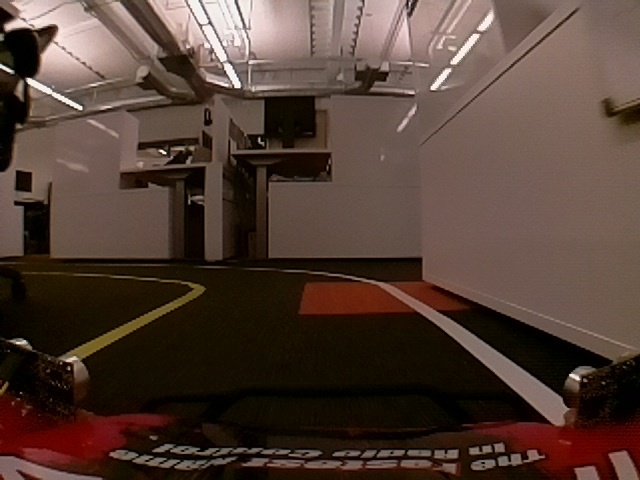
#> input picture sdc/project_4/cnd-all/test_images/2444.jpg, 640 x 480 px
$ jupyter execute project_pipeline_in_office.ipynb   (shell and % lines are left out)   (older library calls are emulated)
#> lines starting #> are read from the running program, lines starting #| are printed output that depends on the picture; after the words box and inside, x2 and y2 are one past the last pixel; in counts of white or black regions, pixels touching at a corner belong together
[cell 1]
import pickle
import cv2
import numpy as np
import matplotlib.pyplot as plt
import matplotlib.image as mpimg
import seaborn as sns
from scipy.misc import imread
from math import log
from moviepy.editor import VideoFileClip
from IPython.display import HTML

[cell 2]
sns.set_context("poster")

[cell 3]
img = imread("test_images/2444.jpg")
#> img is the input picture: shape (480, 640, 3); mean R, G, B 82.2, 62.4, 53.2
# img = image_cache[50]
plt.imshow(img)
#> (this line was passed over: IPython is not available in this run)

[cell 4]
img.shape
#> Out = (480, 640, 3)

[cell 5]
#bring in camera calibration matrix
with open('udacity_project_4_camera_calibration.pkl', 'rb') as f:
#> (reads sdc/project_4/cnd-all/udacity_project_4_camera_calibration.pkl from the repository)
    calibration = pickle.load(f)
mtx = calibration["mtx"]
dist = calibration["dist"]

def undistort(img):
    return cv2.undistort(img, mtx, dist, None, mtx)

[cell 6]
img = undistort(img)

[cell 7]
plt.imshow(img)
#> (this line was passed over: IPython is not available in this run)

[cell 8]
def abs_sobel_thresh(img, orient='x', thresh_min=0, thresh_max=255, sobel_kernel=3):

    # Apply the following steps to img
    # 1) Convert to grayscale
#> called with orient = 'y', thresh_min = 30, thresh_max = 180, sobel_kernel = 3
    gray = cv2.cvtColor(img, cv2.COLOR_RGB2GRAY)
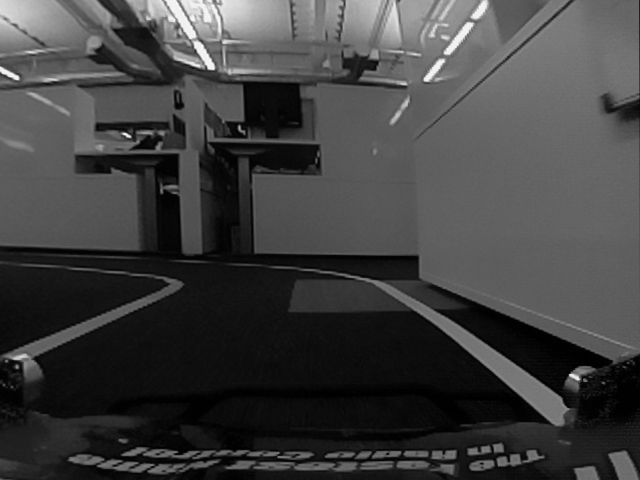
#> gray: shape (480, 640); min 0, max 253, mean 64.5
    # 2) Take the derivative in x or y given orient = 'x' or 'y'
    if orient == 'x':
        abs_sobel = np.absolute(cv2.Sobel(gray, cv2.CV_64F, 1, 0, ksize=sobel_kernel))
    if orient == 'y':
        abs_sobel = np.absolute(cv2.Sobel(gray, cv2.CV_64F, 0, 1, ksize=sobel_kernel))
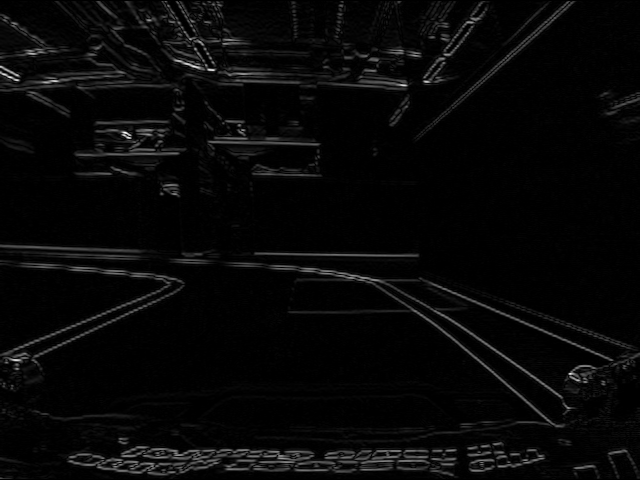
#> abs_sobel: shape (480, 640) float64; min 0, max 778, mean 24.9; drawn with min black and max white

    # 4) Scale to 8-bit (0 - 255) then convert to type = np.uint8
    scaled_sobel = np.uint8(255 * abs_sobel / np.max(abs_sobel))
    # 5) Create a mask of 1's where the scaled gradient magnitude
            # is > thresh_min and < thresh_max
    binary_output = np.zeros_like(scaled_sobel)

    # Here I'm using inclusive (>=, <=) thresholds, but exclusive is ok too
    binary_output[(scaled_sobel >= thresh_min) & (scaled_sobel <= thresh_max)] = 1
    return binary_output

[cell 9]
tmp = abs_sobel_thresh(img, 'y', 30,180)
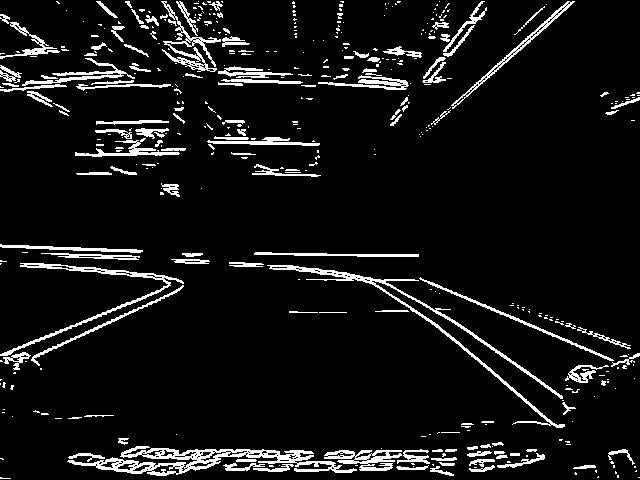
#> tmp: shape (480, 640); values 0 (black) and 1 (white), 7.8% white in thin lines or dots
plt.imshow(tmp, cmap="gray")
#> (this line was passed over: IPython is not available in this run)

[cell 10]
def mag_thresh(img, sobel_kernel=3, mag_thresh=(0, 255)):

    # Apply the following steps to img
    # 1) Convert to grayscale
#> called with sobel_kernel = 15, mag_thresh = (70, 100)
    gray = cv2.cvtColor(img, cv2.COLOR_RGB2GRAY)
    # 2) Take the gradient in x and y separately
    sobel_x = cv2.Sobel(gray, cv2.CV_64F, 1, 0, ksize=sobel_kernel)
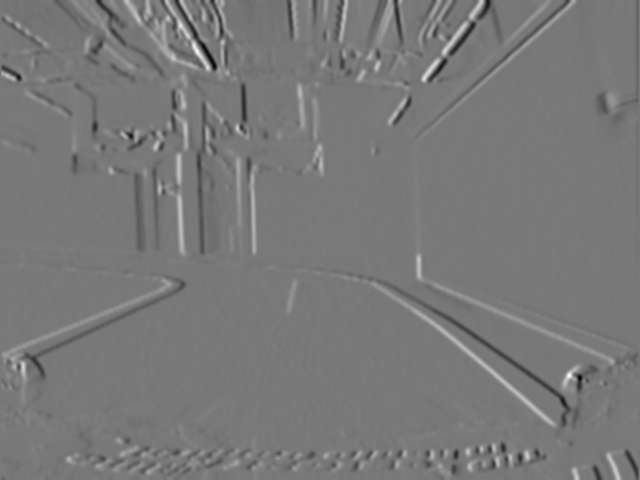
#> sobel_x: shape (480, 640) float64; min -3.92e+09, max 4.35e+09, mean 137900.6; drawn with min black and max white
    sobel_y = cv2.Sobel(gray, cv2.CV_64F, 0, 1, ksize=sobel_kernel)
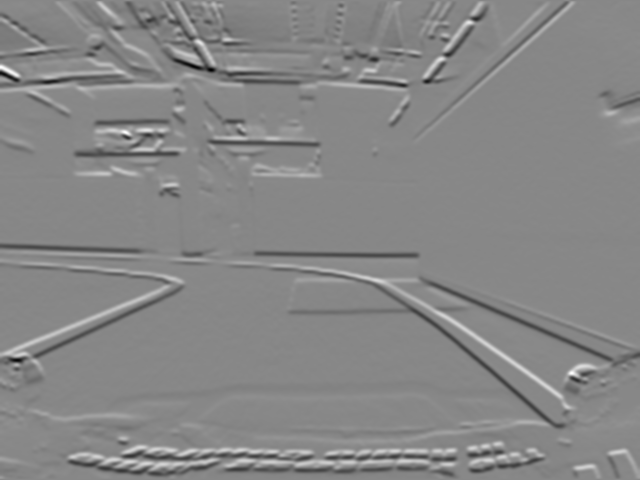
#> sobel_y: shape (480, 640) float64; min -4.84e+09, max 4.25e+09, mean -34587428.2; drawn with min black and max white

    # 3) Calculate the magnitude
    gradmag = np.sqrt(sobel_x ** 2 + sobel_y ** 2)
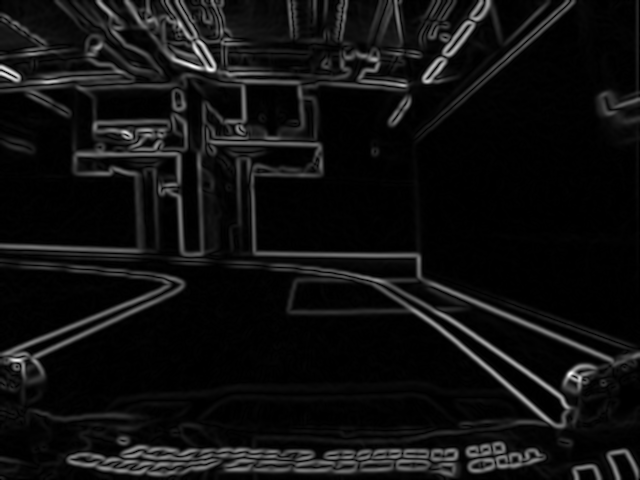
#> gradmag: shape (480, 640) float64; min 0, max 5.02e+09, mean 329946851.4; drawn with min black and max white
    # 4) Scale to 8-bit (0 - 255) and convert to type = np.uint8
    scaled_gradmag = np.uint8(255 * gradmag / np.max(gradmag))
    # 5) Create a binary mask where mag thresholds are met
    binary_output = np.zeros_like(scaled_gradmag)
    # 6) Return this mask as your binary_output image
    binary_output[(scaled_gradmag >= mag_thresh[0]) & (scaled_gradmag <= mag_thresh[1])] = 1
    return binary_output

[cell 11]
tmp = mag_thresh(img, 15, (70,100))
#> tmp: shape (480, 640); values 0 (black) and 1 (white), 4.2% white in thin lines or dots
plt.imshow(tmp, cmap="gray")
#> (this line was passed over: IPython is not available in this run)

[cell 12]
# Define a function to threshold an image for a given range and Sobel kernel
def dir_threshold(img, sobel_kernel=9, thresh=(0, np.pi/2)):
    # Grayscale
#> called with sobel_kernel = 15, thresh = (0.7, 1.2)
    gray = cv2.cvtColor(img, cv2.COLOR_RGB2GRAY)
    # Calculate the x and y gradients
    sobelx = cv2.Sobel(gray, cv2.CV_64F, 1, 0, ksize=sobel_kernel)
    sobely = cv2.Sobel(gray, cv2.CV_64F, 0, 1, ksize=sobel_kernel)
    # Take the absolute value of the gradient direction,
    # apply a threshold, and create a binary image result
    absgraddir = np.arctan2(np.absolute(sobely), np.absolute(sobelx))
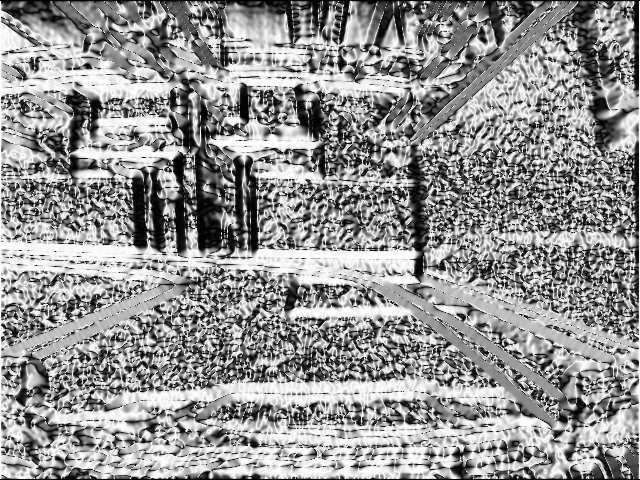
#> absgraddir: shape (480, 640) float64; min 0, max 1.57, mean 0.915; drawn with min black and max white
    binary_output =  np.zeros_like(absgraddir)
    binary_output[(absgraddir >= thresh[0]) & (absgraddir <= thresh[1])] = 1

    # Return the binary image
    return binary_output

[cell 13]
tmp = dir_threshold(img, 15, (.7,1.2))
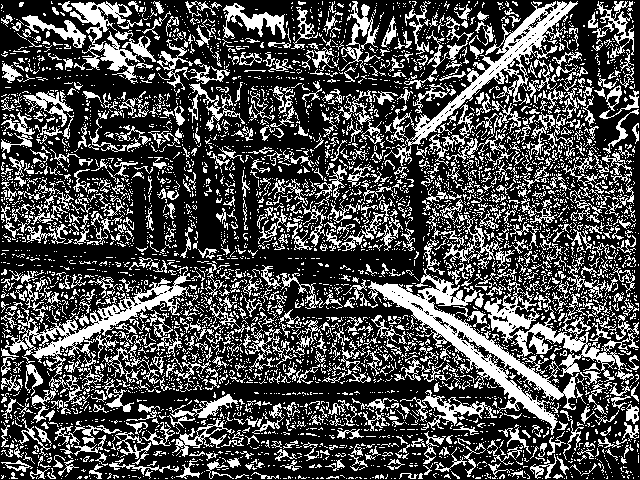
#> tmp: shape (480, 640) float64; values 0 (black) and 1 (white), 30.6% white in thin lines or dots
plt.imshow(tmp, cmap="gray")
#> (this line was passed over: IPython is not available in this run)

[cell 14]
def color_threshold(img, h_thresh=(15, 100), s_thresh=(90, 255)):
#> called with h_thresh = (15, 100), s_thresh = (90, 255)
    hls = cv2.cvtColor(img, cv2.COLOR_RGB2HLS)
#> hls: shape (480, 640, 3); mean of channels 0, 1, 2 12.2, 64.8, 119.8
    S = hls[:,:,1]

    binary = np.zeros_like(S)
    binary[((S >= s_thresh[0]) &
           (S <= s_thresh[1]))] = 1
    return binary

[cell 15]
tmp=color_threshold(img)
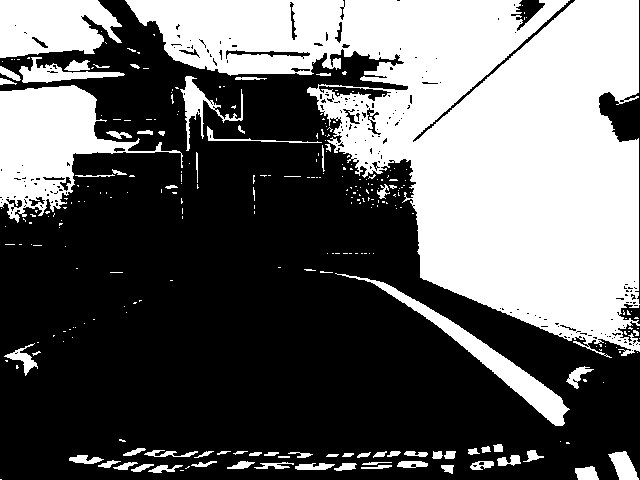
#> tmp: shape (480, 640); values 0 (black) and 1 (white), 39.2% white; 281 white regions (213 under 20 px), largest, box (x1, y1, x2, y2) and area: (125, 0, 640, 358) 91700, (0, 85, 183, 223) 10360, (0, 0, 122, 58) 5564
plt.imshow(tmp, cmap="gray")
#> (this line was passed over: IPython is not available in this run)

[cell 16]
def hsv_threshold(img, v_thresh=(0,30)):
    hsv = cv2.cvtColor(img, cv2.COLOR_RGB2HLS)
    S = hsv[:,:,1]

    binary = np.zeros_like(S)
    binary[((S >= v_thresh[0]) & (S <= v_thresh[1]))] = 1
    return binary

[cell 17]
tmp = hsv_threshold(img, (0,30))
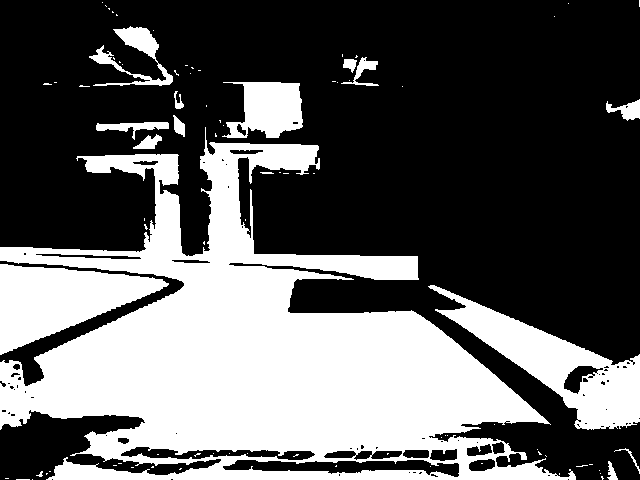
#> tmp: shape (480, 640); values 0 (black) and 1 (white), 36.9% white; 86 white regions (70 under 20 px), largest, box (x1, y1, x2, y2) and area: (0, 127, 576, 480) 88463, (428, 285, 640, 430) 9629, (0, 264, 169, 355) 8365
plt.imshow(tmp)
#> (this line was passed over: IPython is not available in this run)
